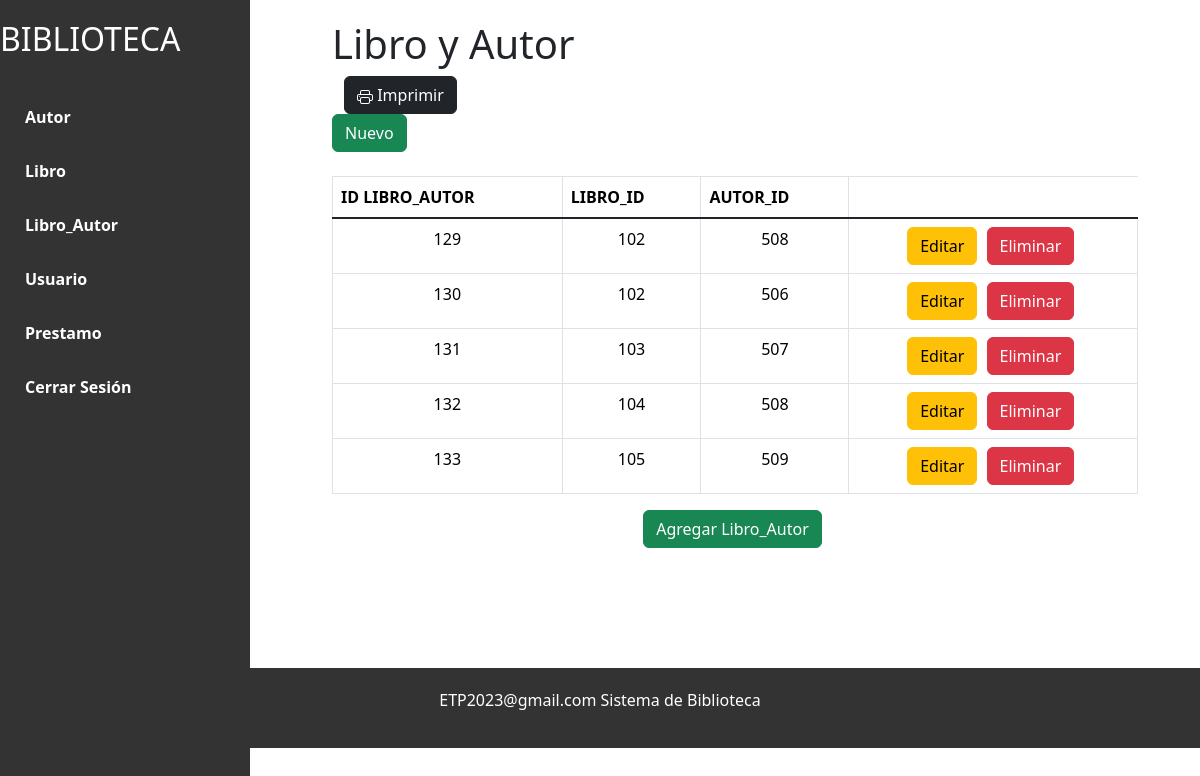
The app's page /indexx.php?id=liau (signed in) with its own data.
### tables this page shows
CREATE TABLE `libro_autor` (
  `id` int(8) NOT NULL,
  `libro_id` int(8) DEFAULT NULL,
  `autor_id` int(8) DEFAULT NULL
);

### libroautor/listarliau.php (the view, shortened to what this page needs)
<div class="content">
    <h1>Libro y Autor</h1>
    <div class="container">
            <div class="row align-items-center">
                <div class="col-4">
                        <a href="CRUD/imprimirliau.php" class="btn btn-dark">
                        Imprimir</a>
                </div>
            </div>
        </div>
    <div>
        <a class="btn btn-success" href="indexx.php?id=agre_liau#contenido">Nuevo <i class="fa fa-plus"></i></a>
    </div>
    <br>
    <?php
    include("conexion.php");
    $sql="select * from libro_autor";
    $resultado=mysqli_query($mysqli,$sql);
    ?>
    <table class="table table-bordered">
        <thead>
            <tr>
                <th scope="col">ID LIBRO_AUTOR</th>
                <th scope="col">LIBRO_ID</th>
                <th scope="col">AUTOR_ID</th>
            </tr>
        </thead>
        <tbody class="table-group-divider">
            <?php
            while ($filas=mysqli_fetch_assoc($resultado)) {
            ?>
            <tr>
                <td><?php echo $filas['id'] ?></td>
                <td><?php echo $filas['libro_id'] ?></td>
                <td><?php echo $filas['autor_id'] ?></td>
                <td>
                    <a href="libroautor/editarliau.php?id=<?php echo $filas['id']?>" class="btn btn-warning">Editar</a>
                    <a href="libroautor/eliminarliau.php?id=<?php echo $filas['id']?>" class="btn btn-danger">Eliminar</a>
                </td>
            </tr>
            <?php } ?>
        </tbody>
    </table>
    <div class="text-center">
      <a href="indexx.php?id=agre_liau#contenido" class="btn btn-success">Agregar Libro_Autor</a>
    </div>
</div>

### indexx.php (style rules this page uses)
.content { margin-left: 270px; padding: 20px; }
table { width: 100%; border-collapse: collapse; background-color: white; }
th, td { padding: 10px; text-align: center; }
th { background-color: #333; color: white; }
tr:nth-child(even) { background-color: #f2f2f2; }
.btn { margin-right: 5px; }

### records on screen
libro_autor: id "129", libro "102", autor "508"
libro_autor: id "130", libro "102", autor "506"
libro_autor: id "131", libro "103", autor "507"
libro_autor: id "132", libro "104", autor "508"
libro_autor: id "133", libro "105", autor "509"
